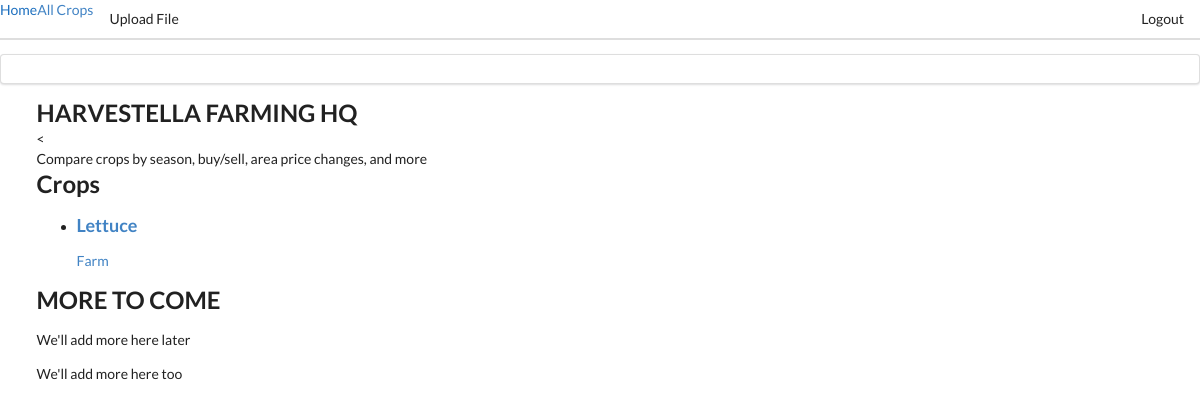
Before: / with the older database file.
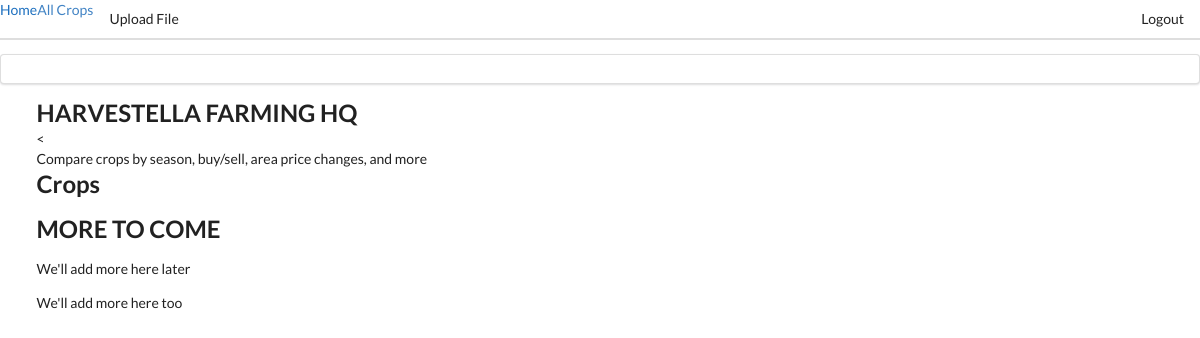
After: the same page with the newer database file.
### crops/models.py (models this page shows, shortened)
class Crop(models.Model):
    crop_name = models.CharField(max_length=50)
    image = models.ImageField(upload_to="pics", null=True)
    buy = models.PositiveIntegerField()
    sell = models.PositiveIntegerField()
    reharvest = models.PositiveIntegerField(default=1)
    total_sell = models.PositiveIntegerField(blank=True)
    premium_sell = models.PositiveIntegerField(null=True)
    total_profit = models.PositiveIntegerField(blank=True)
    slug = models.SlugField(unique=True)
    grow_season = models.ManyToManyField(Seasons)
    biome = models.ForeignKey(Biome, on_delete=models.SET_NULL, null=True, related_name="biome")

class Biome(models.Model):
    biome_name = models.CharField(max_length=15)
    def __str__(self):
        return f"{self.biome_name}"

### crops/views.py (the view)
# urls.py: path("", views.StartingPageView.as_view(), name="starting-page"),
class StartingPageView(ListView):
    template_name = "crops/index.html"
    model = Crop
    ordering = ["total_profit"]
    context_object_name = "crops"

### crops/templates/crops/index.html (shortened to what this page needs)
{% extends "base.html" %}
{% load static %}
{% block content %}
<section id="welcome">
    <header>
        <h2>HARVESTELLA FARMING HQ</h2>
    </header>
    <
    <p>Compare crops by season, buy/sell, area price changes, and more</p>
</section>
<section id="preview-crops">
    <h2>Crops</h2>
    <ul>
        {% for crop in crops %}
            {% include "crops/includes/crop.html" %}
        {% endfor %}
    </ul>
</section>
<section id="about">
    <h2>MORE TO COME</h2>
    <p>
        We'll add more here later
    </p>
    <p>
        We'll add more here too
    </p>
</section>
{% endblock %}

### templates/base.html (shortened to what this page needs)
{% load static %}
<!doctype html>
<html lang="en">
  <head>
    <link rel="stylesheet" type="text/css" href="{% static "styles.css" %}"/>
    <link rel="stylesheet" type='text/css' href="https://cdnjs.cloudflare.com/ajax/libs/semantic-ui/2.2.14/semantic.min.css">
  </head>
  <body>
    {% include "navbar.html" %}
    <div class='ui container'>
    {% block content %}
    {% endblock %}
    </div>
  </body>
</html>

### templates/navbar.html (shortened to what this page needs)
{% url "crops:starting-page" as path_to_start %}
{% url "crops:crops-page" as path_to_crops %}
{% url "files:upload-view" as path_to_upload %}
<div class="ui secondary pointing menu">
    <a href="{{ path_to_start }}" class="{% if request.path == path_to_start %}item active{% endif %}">
      Home
    </a>
    <a href="{{ path_to_crops }}" class="{% if request.path == path_to_crops %}item active{% endif %}">
        All Crops
    </a>
    <a href="{{ path_to_upload }}" class="{% if request.path == path_to_upload %}active{% endif %} item">
        Upload File
      </a>
    <div class="right menu">
      <a class="ui item">
        Logout
      </a>
    </div>
  </div>
  <div class="ui segment">
  </div>

### crops/templates/crops/includes/crop.html
{% load static %}
<li>
    <article class="crop">
        <a href="{% url "crop-detail-page" crop.slug %}">
            <h3>{{ crop.crop_name }}</h3>
            <p>
                {{ crop.biome }}
            </p>
        </a>
    </article>
</li>

### static/styles.css (style rules this page uses)
* { box-sizing: border-box; }
html { font-family: 'Open Sans', 'Lato', sans-serif; }
body { margin: 0; }
h1, h2, h3 { font-family: 'Lato', sans-serif; font-weight: bold; }

Changed rows visible on the page:
removed Crop: crop_name "Lettuce", biome "Farm"
